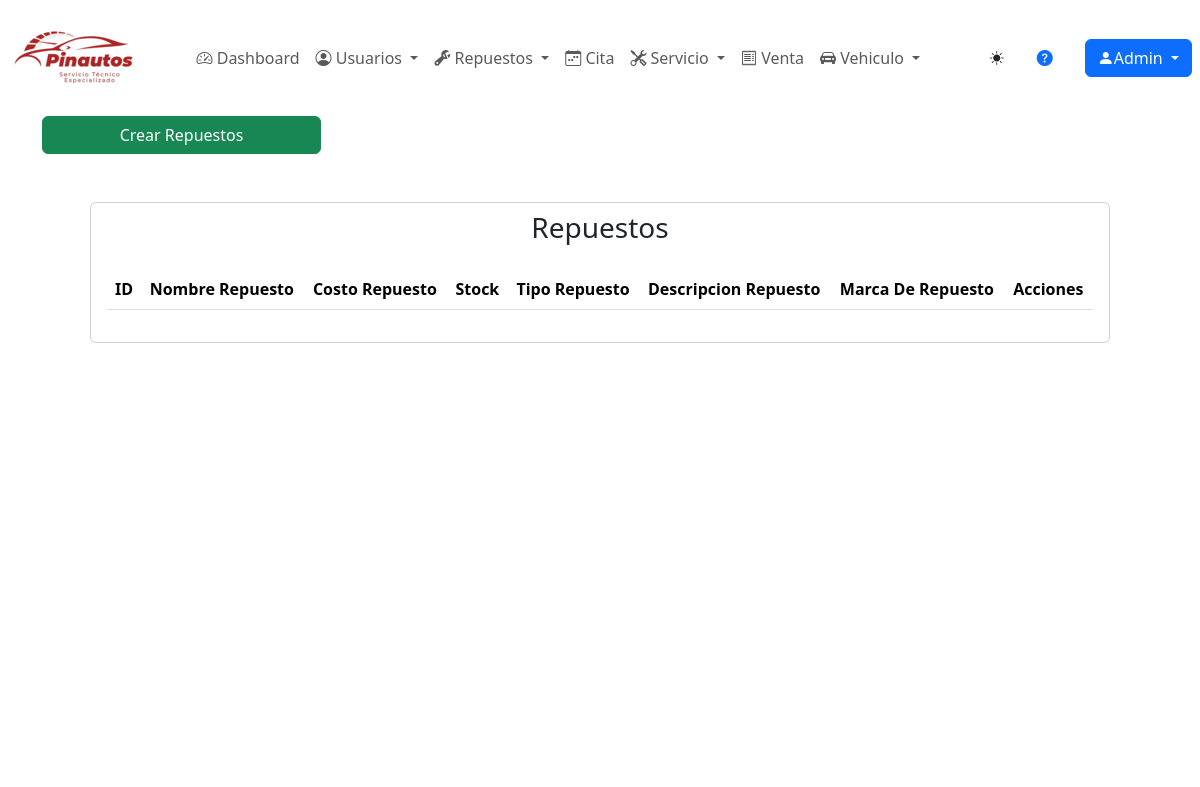
The page /inventario/repuestos/ (signed in) on the database as committed earlier.
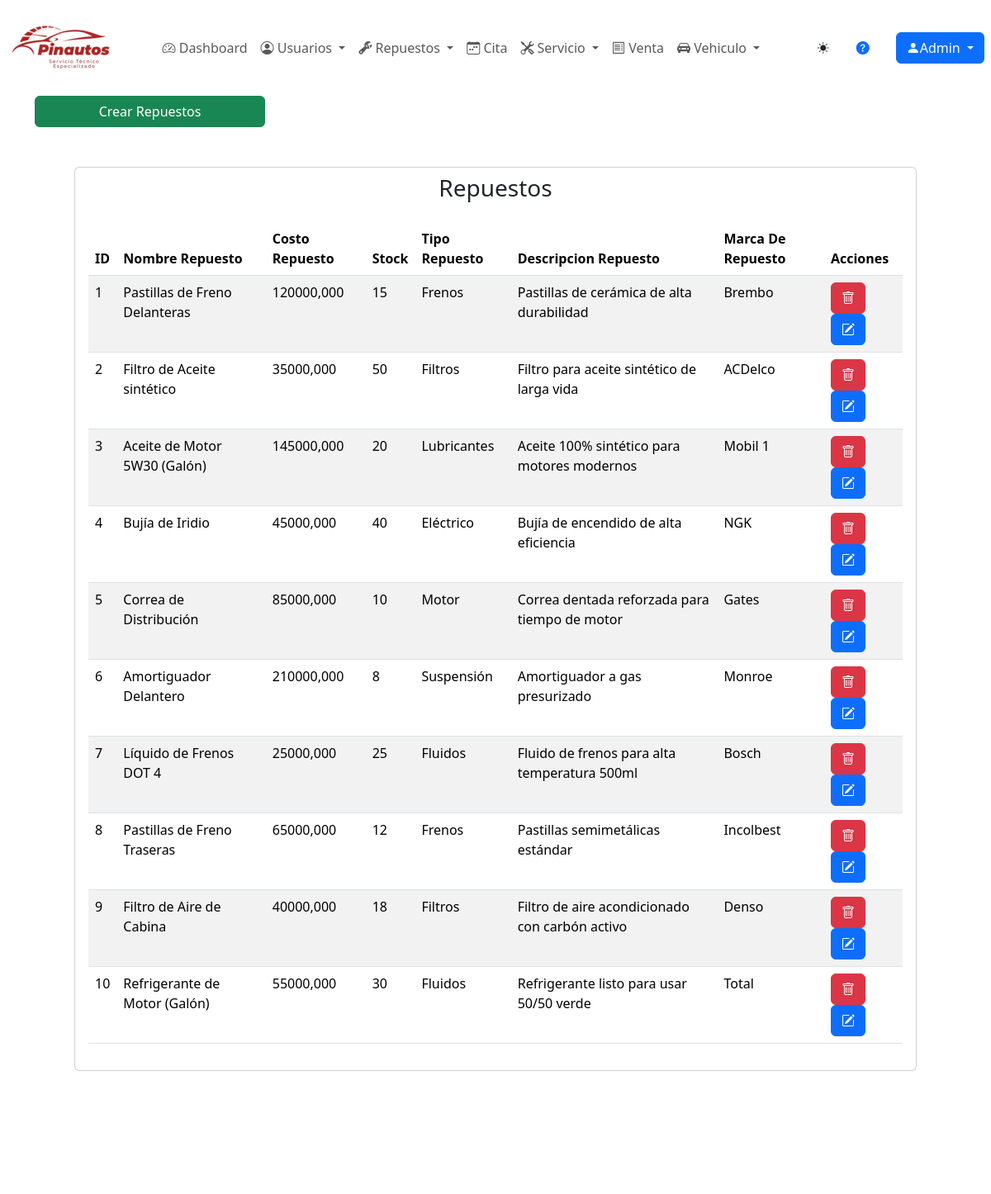
The same page on the database as committed later.
### inventario/models.py (models this page shows, shortened)
class Repuesto(models.Model):
    nombrerepuesto= models.CharField(max_length=30,verbose_name="Nombre Repuesto",validators=[alphabetic_validator],blank=False)
    costorepuesto = models.DecimalField(max_digits=10,decimal_places=3,verbose_name="Costo Repuesto",default=0.00,blank=False)
    stock = models.IntegerField(verbose_name="Cantidad Inventario",default=0,blank=False )
    marcarepuesto = models.ForeignKey(Marcarepuesto, on_delete=models.SET_NULL, null=True, blank=True, verbose_name="Marca Repuesto")
    class TipoRepuesto(models.TextChoices):
        Insumo='Insumo',_("Insumo")
        Repuesto='Repuesto',_("Repuesto")
    tipo_repuesto=models.CharField(max_length=8,choices=TipoRepuesto.choices,default=TipoRepuesto.Repuesto,verbose_name="Repuesto",blank=False)
    descripcionrepuesto=models.CharField(max_length=85,verbose_name="Descripcion Repuesto",validators=[alphabetic_validator],blank=True)
    class Meta:
        verbose_name_plural ="repuesto"

class Marcarepuesto(models.Model):
    nombremarcarepuesto= models.CharField(max_length=25,verbose_name="Nombre Marca Repuesto",validators=[alphabetic_validator],blank=False)
    class GamaRepuesto(models.TextChoices):
        Baja='Baja',_("Baja")
        Alta='Alta',_("Alta")
    gama_repuesto=models.CharField(max_length=4,choices=GamaRepuesto.choices,default=GamaRepuesto.Alta,verbose_name="Gama Repuesto",blank=False)
    def __str__(self):
        return self.nombremarcarepuesto
    class Meta:
            verbose_name_plural ="marcarepuesto"

### inventario/views.py (the view)
# urls.py: path('repuestos/', repuesto_listar, name="repuestos" ),
@login_required
def repuesto_listar(request):
    titulo="Repuestos"
    modulo ="Inventario"
    repuesto=Repuesto.objects.all()
    context={
        "titulo":titulo,
        "modulo":modulo,
        "repuestos":repuesto
    }
    return render(request,"inventario/repuestos/listar.html", context)

### base/templates/inventario/repuestos/listar.html (shortened to what this page needs)
{% extends 'partials/body.html' %}
{% load static %}
{% block contenido %}
  <a href="{% url 'repuestos-crear' %}" class="btn btn-success w-25">Crear {{titulo}}</a>
  <div class="card fondcard m-5">
    <h3 class="text-center m-2">Repuestos</h3>
    <div class="card-body">
            <table id="example2" class="table table-striped" style="width:100%">
              <thead>
                <tr>
                  <th>ID</th>
                  <th>Nombre Repuesto</th>
                  <th>Costo Repuesto</th>
                  <th>Stock</th>
                  <th>Tipo Repuesto</th>
                  <th>Descripcion Repuesto</th>
                  <th>Marca De Repuesto</th>
                  <th>Acciones</th>
                </tr>
              </thead>
              <tbody>
                {% for repuesto in repuestos %}
                <tr>
                  <td>{{repuesto.id}}</td>
                  <td>{{repuesto.nombrerepuesto}}</td>
                  <td>{{repuesto.costorepuesto}}</td>
                  <td>{{repuesto.stock}}</td>
                  <td>{{repuesto.tipo_repuesto}}</td>
                  <td>{{repuesto.descripcionrepuesto}}</td>
                  <td>{{repuesto.marcarepuesto}}</td>
                  <td>
                    <button type="button" onclick="changeURL('{{repuesto.id}}')" data-taller-pinautos="{{repuesto.id}}" class="btnEliminar btn btn-danger" data-bs-toggle="modal" data-bs-target="#modalConf">
                      <i class="bi bi-trash"></i>
                    </button>
                    <a class="btn btn-primary" href="{% url 'repuestos-modificar' repuesto.id%}">
                      <i class="bi bi-pencil-square"></i>
                    </a>
                  </td>
                </tr>
                {% endfor %}
              </tbody>
            </table>
          </div>
        </div>
      </div>
{% endblock contenido %}

Rows that differ between the two databases and show on the page:
added Repuesto: id "1", nombrerepuesto "Pastillas de Freno Delanteras", costorepuesto "120000,000", stock "15", tipo_repuesto "Frenos", descripcionrepuesto "Pastillas de cerámica de alta durabilidad", marcarepuesto "Brembo"
added Repuesto: id "2", nombrerepuesto "Filtro de Aceite sintético", costorepuesto "35000,000", stock "50", tipo_repuesto "Filtros", descripcionrepuesto "Filtro para aceite sintético de larga vida", marcarepuesto "ACDelco"
added Repuesto: id "3", nombrerepuesto "Aceite de Motor 5W30 (Galón)", costorepuesto "145000,000", stock "20", tipo_repuesto "Lubricantes", descripcionrepuesto "Aceite 100% sintético para motores modernos", marcarepuesto "Mobil 1"
added Repuesto: id "4", nombrerepuesto "Bujía de Iridio", costorepuesto "45000,000", stock "40", tipo_repuesto "Eléctrico", descripcionrepuesto "Bujía de encendido de alta eficiencia", marcarepuesto "NGK"
added Repuesto: id "5", nombrerepuesto "Correa de Distribución", costorepuesto "85000,000", stock "10", tipo_repuesto "Motor", descripcionrepuesto "Correa dentada reforzada para tiempo de motor", marcarepuesto "Gates"
added Repuesto: id "6", nombrerepuesto "Amortiguador Delantero", costorepuesto "210000,000", stock "8", tipo_repuesto "Suspensión", descripcionrepuesto "Amortiguador a gas presurizado", marcarepuesto "Monroe"
added Repuesto: id "7", nombrerepuesto "Líquido de Frenos DOT 4", costorepuesto "25000,000", stock "25", tipo_repuesto "Fluidos", descripcionrepuesto "Fluido de frenos para alta temperatura 500ml", marcarepuesto "Bosch"
added Repuesto: id "8", nombrerepuesto "Pastillas de Freno Traseras", costorepuesto "65000,000", stock "12", tipo_repuesto "Frenos", descripcionrepuesto "Pastillas semimetálicas estándar", marcarepuesto "Incolbest"
added Repuesto: id "9", nombrerepuesto "Filtro de Aire de Cabina", costorepuesto "40000,000", stock "18", tipo_repuesto "Filtros", descripcionrepuesto "Filtro de aire acondicionado con carbón activo", marcarepuesto "Denso"
added Repuesto: id "10", nombrerepuesto "Refrigerante de Motor (Galón)", costorepuesto "55000,000", stock "30", tipo_repuesto "Fluidos", descripcionrepuesto "Refrigerante listo para usar 50/50 verde", marcarepuesto "Total"
